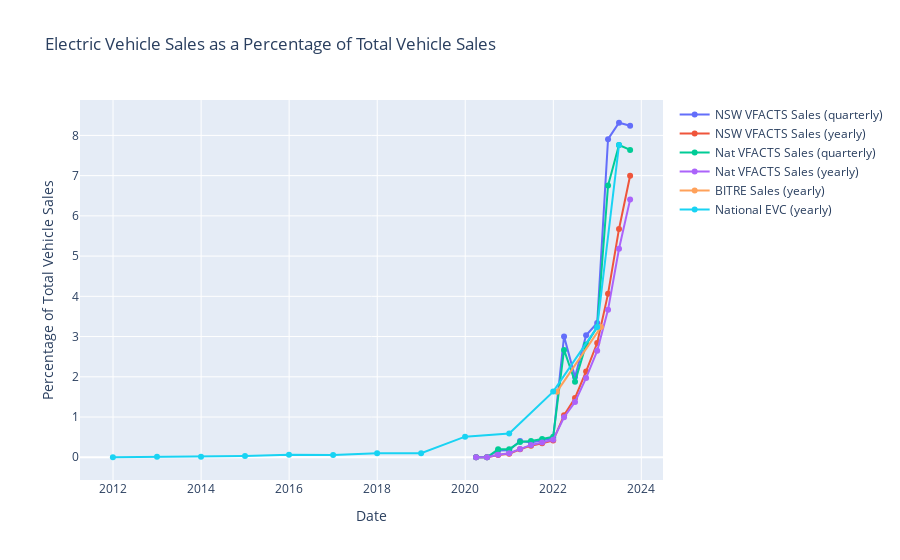

The notebook cell saved with this chart:
### Code cell
et = evc_df.groupby(['Fuel Type']).sum()
ete = et.loc['Electric'] / et.loc['All'] * 100

# overlay ete on fig plot
fig.add_trace(go.Scatter(x=ete.index, y=ete.values, mode='lines+markers',name='National EVC (yearly)'))
fig.update_layout(title='Electric Vehicle Sales as a Percentage of Total Vehicle Sales',
                  xaxis_title='Date',
                  yaxis_title='Percentage of Total Vehicle Sales')
fig.show()

### Figure 1 — Plotly figure (JSON) as saved in the notebook; plotly's stock layout.template omitted (floating-point values rounded to 4 significant figures)
{"data": [{"mode": "lines+markers", "name": "NSW VFACTS Sales (quarterly)", "type": "scatter", "x": ["2020-03-31", "2020-06-30", "2020-09-30", "2020-12-31", "2021-03-31", "2021-06-30", "2021-09-30", "2021-12-31", "2022-03-31", "2022-06-30", "2022-09-30", "2022-12-31", "2023-03-31", "2023-06-30", "2023-09-30"], "y": [0, 0, 0.1703, 0.1752, 0.4014, 0.3677, 0.4244, 0.4763, 3.004, 1.995, 3.031, 3.337, 7.906, 8.315, 8.241]}, {"mode": "lines+markers", "name": "NSW VFACTS Sales (yearly)", "type": "scatter", "x": ["2020-03-31", "2020-06-30", "2020-09-30", "2020-12-31", "2021-03-31", "2021-06-30", "2021-09-30", "2021-12-31", "2022-03-31", "2022-06-30", "2022-09-30", "2022-12-31", "2023-03-31", "2023-06-30", "2023-09-30"], "y": [0, 0, 0.05619, 0.08692, 0.1974, 0.2881, 0.3471, 0.416, 1.045, 1.473, 2.134, 2.84, 4.062, 5.675, 6.998]}, {"mode": "lines+markers", "name": "Nat VFACTS Sales (quarterly)", "type": "scatter", "x": ["2020-03-31", "2020-06-30", "2020-09-30", "2020-12-31", "2021-03-31", "2021-06-30", "2021-09-30", "2021-12-31", "2022-03-31", "2022-06-30", "2022-09-30", "2022-12-31", "2023-03-31", "2023-06-30", "2023-09-30"], "y": [0, 0, 0.1975, 0.2005, 0.3798, 0.4055, 0.4549, 0.5116, 2.669, 1.878, 2.803, 3.231, 6.752, 7.762, 7.638]}, {"mode": "lines+markers", "name": "Nat VFACTS Sales (yearly)", "type": "scatter", "x": ["2020-03-31", "2020-06-30", "2020-09-30", "2020-12-31", "2021-03-31", "2021-06-30", "2021-09-30", "2021-12-31", "2022-03-31", "2022-06-30", "2022-09-30", "2022-12-31", "2023-03-31", "2023-06-30", "2023-09-30"], "y": [0, 0, 0.06334, 0.0983, 0.2034, 0.3064, 0.367, 0.4372, 0.9945, 1.374, 1.972, 2.646, 3.664, 5.182, 6.404]}, {"mode": "lines+markers", "name": "BITRE Sales (yearly)", "type": "scatter", "x": ["2021-01-31", "2022-01-31", "2023-01-31"], "y": [null, 1.631, 3.235]}, {"mode": "lines+markers", "name": "National EVC (yearly)", "type": "scatter", "x": ["2011-12-31", "2012-12-31", "2013-12-31", "2014-12-31", "2015-12-31", "2016-12-31", "2017-12-31", "2018-12-31", "2019-12-31", "2020-12-31", "2021-12-31", "2022-12-31", "2023-06-30"], "y": [0, 0.01368, 0.01304, 0.03368, 0.06429, 0.05855, 0.1005, 0.09979, 0.512, 0.5895, 1.632, 3.235, 7.764]}], "layout": {"title": {"text": "Electric Vehicle Sales as a Percentage of Total Vehicle Sales"}, "xaxis": {"title": {"text": "Date"}}, "yaxis": {"title": {"text": "Percentage of Total Vehicle Sales"}}}}
